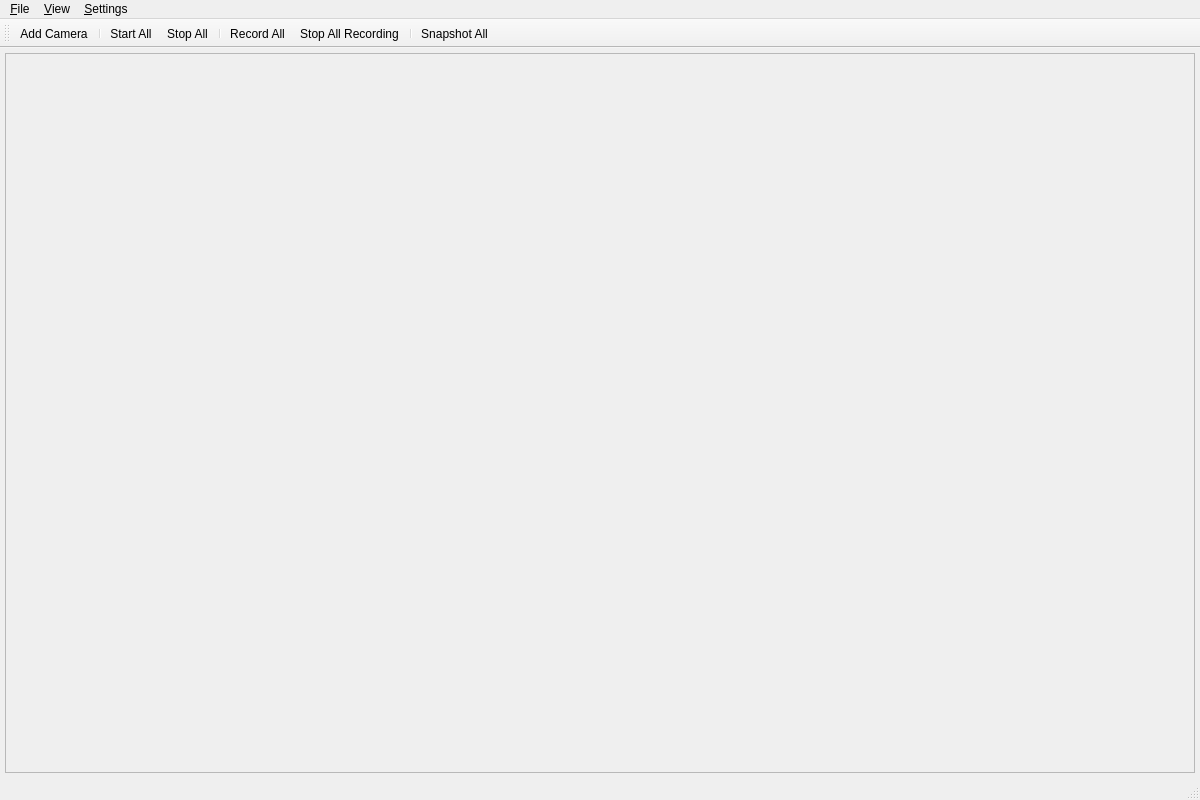
<?xml version="1.0" encoding="UTF-8"?>
<ui version="4.0">
 <class>MainWindow</class>
 <widget class="QMainWindow" name="MainWindow">
  <property name="geometry">
   <rect>
    <x>0</x>
    <y>0</y>
    <width>1200</width>
    <height>800</height>
   </rect>
  </property>
  <property name="minimumSize">
   <size>
    <width>1200</width>
    <height>800</height>
   </size>
  </property>
  <property name="windowTitle">
   <string>CCTV Multi-Camera Viewer</string>
  </property>
  <widget class="QWidget" name="centralwidget">
   <layout class="QVBoxLayout" name="verticalLayout">
    <property name="spacing">
     <number>5</number>
    </property>
    <property name="leftMargin">
     <number>5</number>
    </property>
    <property name="topMargin">
     <number>5</number>
    </property>
    <property name="rightMargin">
     <number>5</number>
    </property>
    <property name="bottomMargin">
     <number>5</number>
    </property>
    <item>
     <widget class="QScrollArea" name="cameraScrollArea">
      <property name="widgetResizable">
       <bool>true</bool>
      </property>
      <widget class="QWidget" name="scrollAreaWidgetContents">
       <property name="geometry">
        <rect>
         <x>0</x>
         <y>0</y>
         <width>1188</width>
         <height>728</height>
        </rect>
       </property>
       <layout class="QGridLayout" name="cameraGridLayout">
        <property name="spacing">
         <number>5</number>
        </property>
       </layout>
      </widget>
     </widget>
    </item>
   </layout>
  </widget>
  <widget class="QMenuBar" name="menubar">
   <property name="geometry">
    <rect>
     <x>0</x>
     <y>0</y>
     <width>1200</width>
     <height>22</height>
    </rect>
   </property>
   <widget class="QMenu" name="menuFile">
    <property name="title">
     <string>&amp;File</string>
    </property>
    <addaction name="actionAddCamera"/>
    <addaction name="separator"/>
    <addaction name="actionExit"/>
   </widget>
   <widget class="QMenu" name="menuView">
    <property name="title">
     <string>&amp;View</string>
    </property>
    <addaction name="actionFullscreen"/>
   </widget>
   <widget class="QMenu" name="menuSettings">
    <property name="title">
     <string>&amp;Settings</string>
    </property>
    <addaction name="actionPreferences"/>
   </widget>
   <addaction name="menuFile"/>
   <addaction name="menuView"/>
   <addaction name="menuSettings"/>
  </widget>
  <widget class="QStatusBar" name="statusbar"/>
  <widget class="QToolBar" name="toolBar">
   <property name="windowTitle">
    <string>Main Toolbar</string>
   </property>
   <attribute name="toolBarArea">
    <enum>TopToolBarArea</enum>
   </attribute>
   <attribute name="toolBarBreak">
    <bool>false</bool>
   </attribute>
   <addaction name="actionAddCamera"/>
   <addaction name="separator"/>
   <addaction name="actionStartAll"/>
   <addaction name="actionStopAll"/>
   <addaction name="separator"/>
   <addaction name="actionRecordAll"/>
   <addaction name="actionStopRecordAll"/>
   <addaction name="separator"/>
   <addaction name="actionSnapshotAll"/>
  </widget>
  <action name="actionAddCamera">
   <property name="text">
    <string>Add Camera</string>
   </property>
   <property name="shortcut">
    <string>Ctrl+N</string>
   </property>
  </action>
  <action name="actionExit">
   <property name="text">
    <string>E&amp;xit</string>
   </property>
   <property name="shortcut">
    <string>Ctrl+Q</string>
   </property>
  </action>
  <action name="actionFullscreen">
   <property name="text">
    <string>&amp;Fullscreen</string>
   </property>
   <property name="shortcut">
    <string>F11</string>
   </property>
  </action>
  <action name="actionPreferences">
   <property name="text">
    <string>&amp;Preferences</string>
   </property>
   <property name="shortcut">
    <string>Ctrl+,</string>
   </property>
  </action>
  <action name="actionStartAll">
   <property name="text">
    <string>Start All</string>
   </property>
  </action>
  <action name="actionStopAll">
   <property name="text">
    <string>Stop All</string>
   </property>
  </action>
  <action name="actionRecordAll">
   <property name="text">
    <string>Record All</string>
   </property>
  </action>
  <action name="actionStopRecordAll">
   <property name="text">
    <string>Stop All Recording</string>
   </property>
  </action>
  <action name="actionSnapshotAll">
   <property name="text">
    <string>Snapshot All</string>
   </property>
  </action>
 </widget>
 <resources/>
 <connections/>
</ui>
